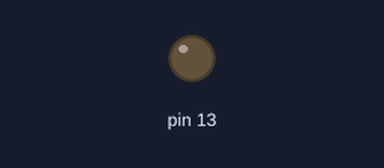
Bench run of a sketch on a simulated Arduino Uno, built with avr-gcc and run on an emulated ATmega328P. Shown: output pins drawn as LEDs (lit = HIGH). What the sketch prints to the serial monitor is not drawn.

Above: at 0.96 s.
At 5.6 s:
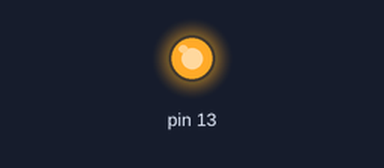
Timing chart, 0 to 5.9 s (numbered marks = the images above):
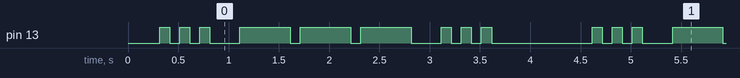

Measured:
- by itself, pin 13: repeats every 4.3 s: HIGH 0.10 s, LOW 0.10 s, HIGH 0.10 s, LOW 0.30 s, 2 × (HIGH 0.50 s, LOW 0.10 s), HIGH 0.50 s, LOW 0.30 s, 2 × (HIGH 0.10 s, LOW 0.10 s), HIGH 0.10 s, LOW 1.0 s, HIGH 0.10 s, LOW 0.10 s
- by itself, everything shown: repeats every 4.3 s, in 18 steps

The sketch:

sos_signal_programmable.ino
```cpp
// Ex03 - SOS 闪烁信号（可编程版本）
// 支持自定义摩尔斯码模式，可扩展性更强

// 摩尔斯码库
typedef struct {
  const char* symbol;          // 符号字符（中文：· —）
  unsigned long duration;      // 点亮时长
} MorseUnit;

// 定义摩尔斯码字母
typedef struct {
  const char letter;
  const MorseUnit* units;
  int unit_count;
} MorseChar;

// S: · · ·
const MorseUnit morse_S[] = {
  {"·", 100}, {"·", 100}, {"·", 100}
};

// O: — — —
const MorseUnit morse_O[] = {
  {"—", 500}, {"—", 500}, {"—", 500}
};

// SOS 消息
const MorseChar sos_message[] = {
  {'S', morse_S, 3},
  {'O', morse_O, 3},
  {'S', morse_S, 3}
};

const int MESSAGE_LENGTH = sizeof(sos_message) / sizeof(sos_message[0]);

// 时间参数
const unsigned long UNIT_GAP = 100;      // 单元间隔
const unsigned long CHAR_GAP = 300;      // 字符间隔
const unsigned long WORD_GAP = 1000;     // 单词间隔

// 状态变量
unsigned long lastStateChange = 0;
int messageIndex = 0;          // 当前字符索引
int unitIndex = 0;             // 当前单元索引
bool ledOn = false;            // LED 当前状态
unsigned long totalSOS = 0;    // 完整 SOS 次数
unsigned long systemStartTime = 0;

enum State {
  CHAR_ON,      // 字符点亮
  CHAR_OFF,     // 字符关闭
  IDLE          // 空闲等待
};

State currentState = CHAR_ON;

void setup() {
  Serial.begin(9600);
  pinMode(13, OUTPUT);
  digitalWrite(13, LOW);

  systemStartTime = millis();

  Serial.println("\n=================================================");
  Serial.println("Ex03: SOS Signal - Programmable Morse Code");
  Serial.println("=================================================");
  Serial.println("Architecture:");
  Serial.println("  - Expandable morse code library");
  Serial.println("  - Message-based approach");
  Serial.println("  - Easy to add new characters/messages");
  Serial.println("\nCurrent Pattern: SOS (···|———|···)");
  Serial.println("=================================================\n");

  lastStateChange = millis();
  playNextUnit();
}

void loop() {
  unsigned long currentMillis = millis();
  unsigned long elapsed = currentMillis - lastStateChange;

  switch (currentState) {
    case CHAR_ON:
      // 检查点亮时长是否已满足
      if (elapsed >= sos_message[messageIndex].units[unitIndex].duration) {
        // 关闭 LED
        digitalWrite(13, LOW);
        ledOn = false;
        currentState = CHAR_OFF;
        lastStateChange = currentMillis;
      }
      break;

    case CHAR_OFF:
      // 决定关闭时长
      unsigned long gapDuration;

      if (unitIndex < sos_message[messageIndex].unit_count - 1) {
        // 同字符内的单元间隔
        gapDuration = UNIT_GAP;
      } else if (messageIndex < MESSAGE_LENGTH - 1) {
        // 字符间隔
        gapDuration = CHAR_GAP;
      } else {
        // 消息末尾，长停顿
        gapDuration = WORD_GAP;
      }

      if (elapsed >= gapDuration) {
        // 移动到下一个单元
        unitIndex++;

        if (unitIndex >= sos_message[messageIndex].unit_count) {
          // 当前字符完成，移动到下一个字符
          messageIndex++;
          unitIndex = 0;

          if (messageIndex >= MESSAGE_LENGTH) {
            // 整个消息完成，重新开始
            messageIndex = 0;
            unitIndex = 0;
            totalSOS++;
            currentState = CHAR_ON;
            lastStateChange = currentMillis;

            unsigned long uptimeSeconds = (currentMillis - systemStartTime) / 1000;
            Serial.print("\n[");
            Serial.print(currentMillis);
            Serial.print("ms - System Uptime: ");
            Serial.print(uptimeSeconds);
            Serial.print("s] ===== SOS #");
            Serial.print(totalSOS);
            Serial.println(" Complete =====\n");

            playNextUnit();
          } else {
            // 继续下一个字符
            currentState = CHAR_ON;
            lastStateChange = currentMillis;
            playNextUnit();
          }
        } else {
          // 继续同字符的下一个单元
          currentState = CHAR_ON;
          lastStateChange = currentMillis;
          playNextUnit();
        }
      }
      break;

    case IDLE:
      // 备用状态，目前未使用
      break;
  }
}

void playNextUnit() {
  if (messageIndex < MESSAGE_LENGTH && unitIndex < sos_message[messageIndex].unit_count) {
    // 点亮 LED
    digitalWrite(13, HIGH);
    ledOn = true;
    currentState = CHAR_ON;
    lastStateChange = millis();

    unsigned long currentMillis = millis();
    const MorseUnit* unit = &sos_message[messageIndex].units[unitIndex];

    Serial.print("[");
    Serial.print(currentMillis);
    Serial.print("ms] Morse: ");
    Serial.print(sos_message[messageIndex].letter);
    Serial.print(" (");
    Serial.print(unitIndex + 1);
    Serial.print("/");
    Serial.print(sos_message[messageIndex].unit_count);
    Serial.print(") -> ");
    Serial.print(unit->symbol);
    Serial.print(" (");
    Serial.print(unit->duration);
    Serial.println("ms)");
  }
}

// 扩展函数：可以添加自定义摩尔斯码
void printMorseGuide() {
  Serial.println("\nMorse Code Quick Reference:");
  Serial.println("· = DOT   (100ms)");
  Serial.println("— = DASH  (500ms)");
  Serial.println("\nExample characters:");
  Serial.println("A = ·—   (dit-dah)");
  Serial.println("B = —··· (dah-dit-dit-dit)");
  Serial.println("C = —·—· (dah-dit-dah-dit)");
}
```
